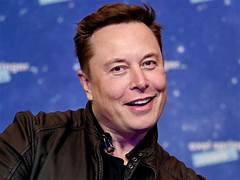
#> input picture assets/Musk.jpg, 240 x 180 px, found by its file name
$ python main.py
#> lines starting #> are read from the running program, lines starting #| are printed output that depends on the picture
import cv2                                  #Importing libraries which are required
import matplotlib.pyplot as plt
import numpy as np

path="OpenCV_project/assets/Musk.jpg"  #Reading the image from the specified path
img = cv2.imread(path)
#> img is the input picture: shape (180, 240, 3); mean B, G, R 119.1, 79.6, 81.5

img_rgb = cv2.cvtColor(img, cv2.COLOR_BGR2RGB)  #Converting BGR to RGB as OpenCV reads images in BGR format by default
median = cv2.medianBlur(img_rgb, 1)              # and displaying the original image and the median blurred image using matplotlib
fig, axes = plt.subplots(1, 2)
axes[0].imshow(img_rgb)
axes[0].set_title('Original')
axes[1].imshow(median)
axes[1].set_title('Median Blur')
plt.tight_layout()
plt.show()
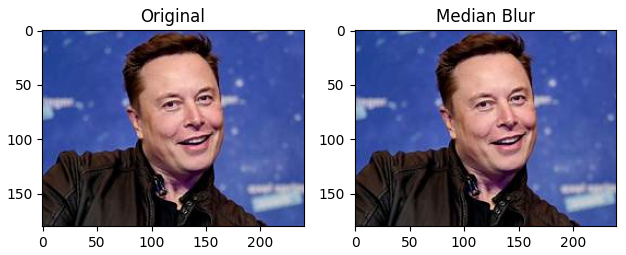
#> figure drawn by matplotlib, 2 panels


lut =np.zeros(256, dtype= 'uint8')              #Creating a lookup table to map the pixel values of the input image
n=5
def quantization_lut(n_levels: int) -> np.ndarray:
#> called with n_levels = 5
    bucket_size = 256 // n_levels
    lut = np.zeros(256, dtype=np.uint8)

    for i in range(256):
        bucket_index = i // bucket_size

        # Generic formula: Maps to the center of the bucket's range
        output_value = (bucket_index * bucket_size) + (bucket_size // 2)

        lut[i] = np.clip(output_value, 0, 255)
    return lut


lut = quantization_lut(n)                        #Mapping input image pixel values accoridng to the lookup table using cv2.LUT function
posterized = cv2.LUT(median, lut)
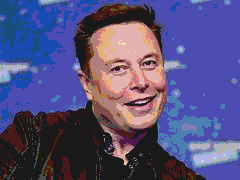
#> posterized: shape (180, 240, 3); mean R, G, B 84.5, 79.4, 125.1

plt.subplot(1,2,1)                           #Displaying the original and posterized images using matplotlib
plt.imshow(img_rgb)
plt.title('Original')
plt.subplot(1,2,2)
plt.imshow(posterized)
plt.title('Posterized')
plt.tight_layout()
plt.show()
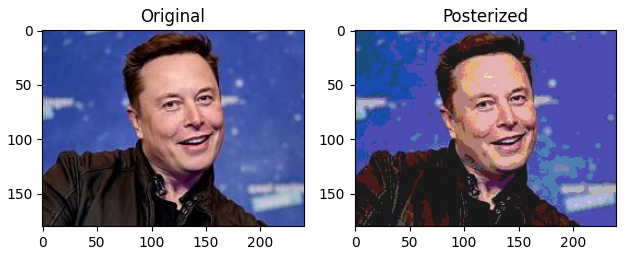
#> figure drawn by matplotlib, 2 panels

cv2.imwrite("OpenCV_project/results/Cartoonized_Musk.jpg", cv2.cvtColor(posterized, cv2.COLOR_RGB2BGR))  #Saving the cartoonized image to the specified path
